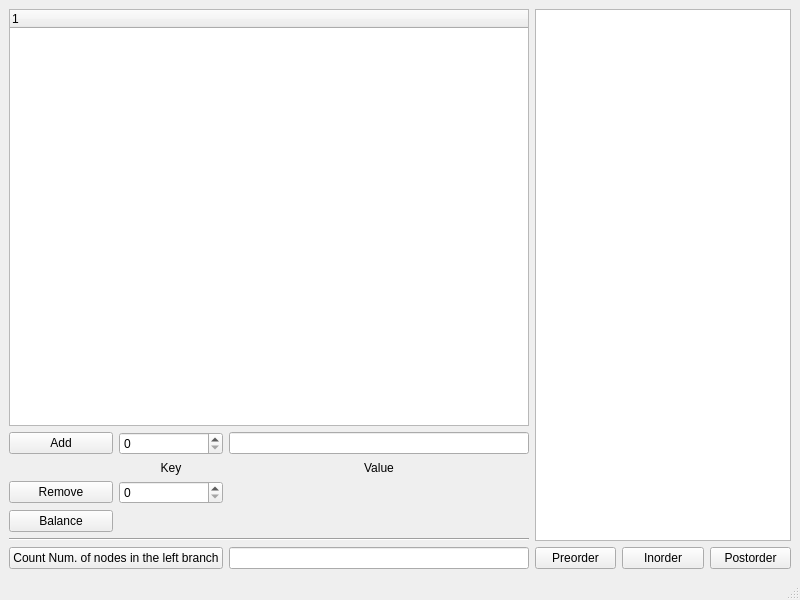
<?xml version="1.0" encoding="UTF-8"?>
<ui version="4.0">
 <class>MainWindow</class>
 <widget class="QMainWindow" name="MainWindow">
  <property name="geometry">
   <rect>
    <x>0</x>
    <y>0</y>
    <width>800</width>
    <height>600</height>
   </rect>
  </property>
  <property name="windowTitle">
   <string>MainWindow</string>
  </property>
  <widget class="QWidget" name="centralwidget">
   <layout class="QHBoxLayout" name="horizontalLayout">
    <item>
     <layout class="QVBoxLayout" name="verticalLayout">
      <item>
       <widget class="QTreeWidget" name="treeWidget">
        <column>
         <property name="text">
          <string notr="true">1</string>
         </property>
        </column>
       </widget>
      </item>
      <item>
       <layout class="QGridLayout" name="gridLayout">
        <item row="2" column="0">
         <widget class="QPushButton" name="removeBtn">
          <property name="text">
           <string>Remove</string>
          </property>
         </widget>
        </item>
        <item row="4" column="0" colspan="3">
         <widget class="Line" name="line">
          <property name="orientation">
           <enum>Qt::Horizontal</enum>
          </property>
         </widget>
        </item>
        <item row="0" column="1">
         <widget class="QSpinBox" name="insertSB"/>
        </item>
        <item row="1" column="1">
         <widget class="QLabel" name="label">
          <property name="text">
           <string>Key</string>
          </property>
          <property name="alignment">
           <set>Qt::AlignHCenter|Qt::AlignTop</set>
          </property>
         </widget>
        </item>
        <item row="2" column="1">
         <widget class="QSpinBox" name="removeSB"/>
        </item>
        <item row="3" column="0">
         <widget class="QPushButton" name="balanceBtn">
          <property name="text">
           <string>Balance</string>
          </property>
         </widget>
        </item>
        <item row="1" column="2">
         <widget class="QLabel" name="label_2">
          <property name="text">
           <string>Value</string>
          </property>
          <property name="alignment">
           <set>Qt::AlignHCenter|Qt::AlignTop</set>
          </property>
         </widget>
        </item>
        <item row="0" column="2">
         <widget class="QLineEdit" name="lineEdit"/>
        </item>
        <item row="6" column="2">
         <widget class="QLineEdit" name="numNodesLE">
          <property name="readOnly">
           <bool>true</bool>
          </property>
         </widget>
        </item>
        <item row="0" column="0">
         <widget class="QPushButton" name="insertBtn">
          <property name="text">
           <string>Add</string>
          </property>
         </widget>
        </item>
        <item row="6" column="0" colspan="2">
         <widget class="QPushButton" name="countNumNodesBtn">
          <property name="text">
           <string>Count Num. of nodes in the left branch</string>
          </property>
         </widget>
        </item>
       </layout>
      </item>
     </layout>
    </item>
    <item>
     <layout class="QVBoxLayout" name="verticalLayout_2">
      <item>
       <widget class="QTableWidget" name="tableWidget">
        <property name="sizePolicy">
         <sizepolicy hsizetype="Preferred" vsizetype="Expanding">
          <horstretch>0</horstretch>
          <verstretch>0</verstretch>
         </sizepolicy>
        </property>
       </widget>
      </item>
      <item>
       <layout class="QGridLayout" name="gridLayout_2">
        <item row="0" column="0">
         <widget class="QPushButton" name="preorderBtn">
          <property name="text">
           <string>Preorder</string>
          </property>
         </widget>
        </item>
        <item row="0" column="1">
         <widget class="QPushButton" name="inorderBtn">
          <property name="text">
           <string>Inorder</string>
          </property>
         </widget>
        </item>
        <item row="0" column="2">
         <widget class="QPushButton" name="postorderBtn">
          <property name="text">
           <string>Postorder</string>
          </property>
         </widget>
        </item>
       </layout>
      </item>
     </layout>
    </item>
   </layout>
  </widget>
  <widget class="QMenuBar" name="menubar">
   <property name="geometry">
    <rect>
     <x>0</x>
     <y>0</y>
     <width>800</width>
     <height>30</height>
    </rect>
   </property>
  </widget>
  <widget class="QStatusBar" name="statusbar"/>
 </widget>
 <resources/>
 <connections/>
</ui>
